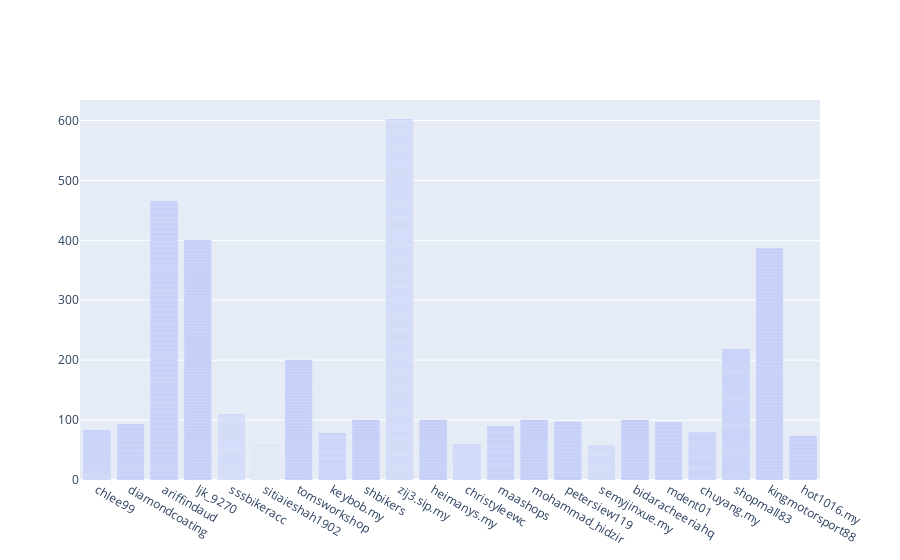

Notebook source saved alongside this figure:
### Code cell
import plotly.graph_objs as go



trace1 = go.Bar(
   x = df.Seller,
   y = df.ResponseRate,
   name = 'FY'
)

data = [trace1]

layout = go.Layout(barmode = 'group')

fig = go.Figure(data = data, layout = layout)
fig.show()

### Figure 1 — Plotly figure (JSON) as saved in the notebook; plotly's stock layout.template omitted (floating-point values rounded to 4 significant figures; data arrays with more than 128 entries replaced by an {"elided": "..."} marker saying what was removed)
{"data": [{"name": "FY", "type": "bar", "x": {"elided": "4785 str values"}, "y": {"elided": "4785 float values"}}], "layout": {"barmode": "group"}}
